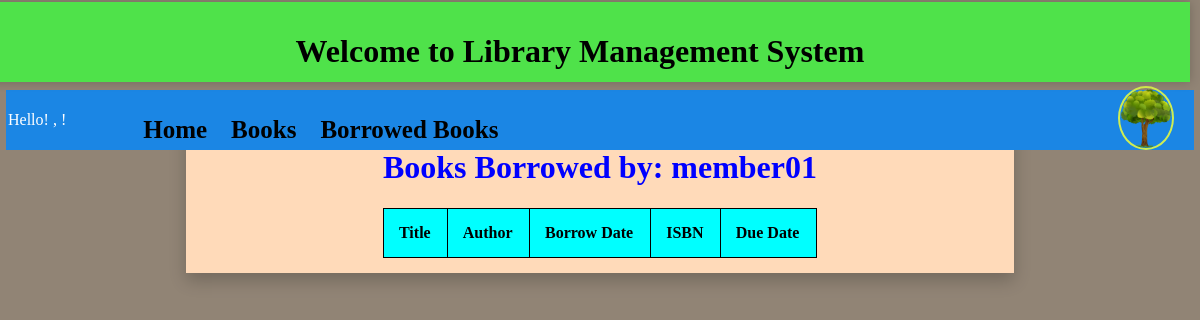
The app's page /library/borrows/ (signed in), older data.
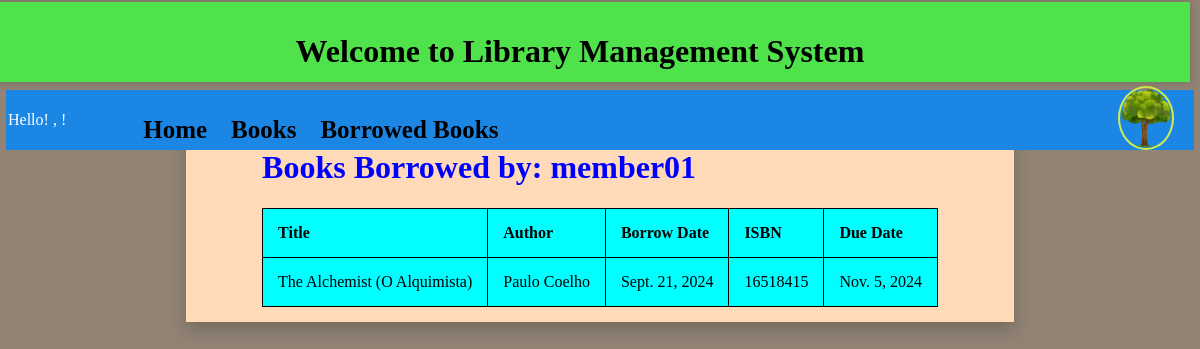
The same page, newer data.
### book/models.py (models this page shows, shortened)
class Borrow(models.Model):
    book=models.ForeignKey(Book, on_delete=models.CASCADE)
    usr=models.ForeignKey(User, on_delete=models.CASCADE)
    borrow_date=models.DateField(auto_now_add=True)
    due_date=models.DateField(default=get_due_date,editable=False)

class Book(models.Model):
    title=models.CharField(max_length=200)
    author=models.CharField(max_length=200)
    isbn=models.CharField(max_length=13)
    total_copies=models.PositiveIntegerField(default=1)
    available_stock=models.PositiveIntegerField(default=total_copies)

### book/views.py (the view)
# urls.py: path("borrows/", views.borrowed_books, name='borrowed_books'),
@login_required
def borrowed_books(request):
    usr=request.user
    borrows=Borrow.objects.filter(usr=usr)
    return render(request,'borrowed_list.html',{'borrows':borrows, 'user':usr})

### book/templates/borrowed_list.html (shortened to what this page needs)
{% extends 'home.html' %}
{% load static %}
{% block othercss %}
<link rel="stylesheet" href="{% static 'book/css/book-list.css' %}">
{% endblock %}
  {% block borrowed_list %}
<div class="books-list">
  {% if user.is_authenticated %}
  <h1>Books Borrowed by: {{user.username}} </h1><p> {{ user.first_name }} {{ user.last_name }}</p>
  <table>
    <tr>
      <th>Title</th>
      <th>Author</th>
      <th>Borrow Date</th>
      <th>ISBN</th>
      <th>Due Date</th>
    </tr>
    {% for borrow in borrows %}
    <tr>
      <td>{{ borrow.book.title }}</td>
      <td>{{ borrow.book.author }}</td>
      <td>{{ borrow.borrow_date }}</td>
      <td>{{ borrow.book.isbn }}</td>
      <td>{{ borrow.due_date }}</td>
    </tr>
    {% endfor %}
  </table>
  {% else %}
  <p>You are not logged in, please login to continue</p>
  <p><a href="{% url 'login' %}">Log In</a></p>
{% endif %}
</div>
{% endblock %}

Row changes from the older to the newer data that the page shows:
added Borrow: book "The Alchemist (O Alquimista)", book.author "Paulo Coelho", borrow_date "Sept. 21, 2024", book.isbn "16518415", due_date "Nov. 5, 2024"
